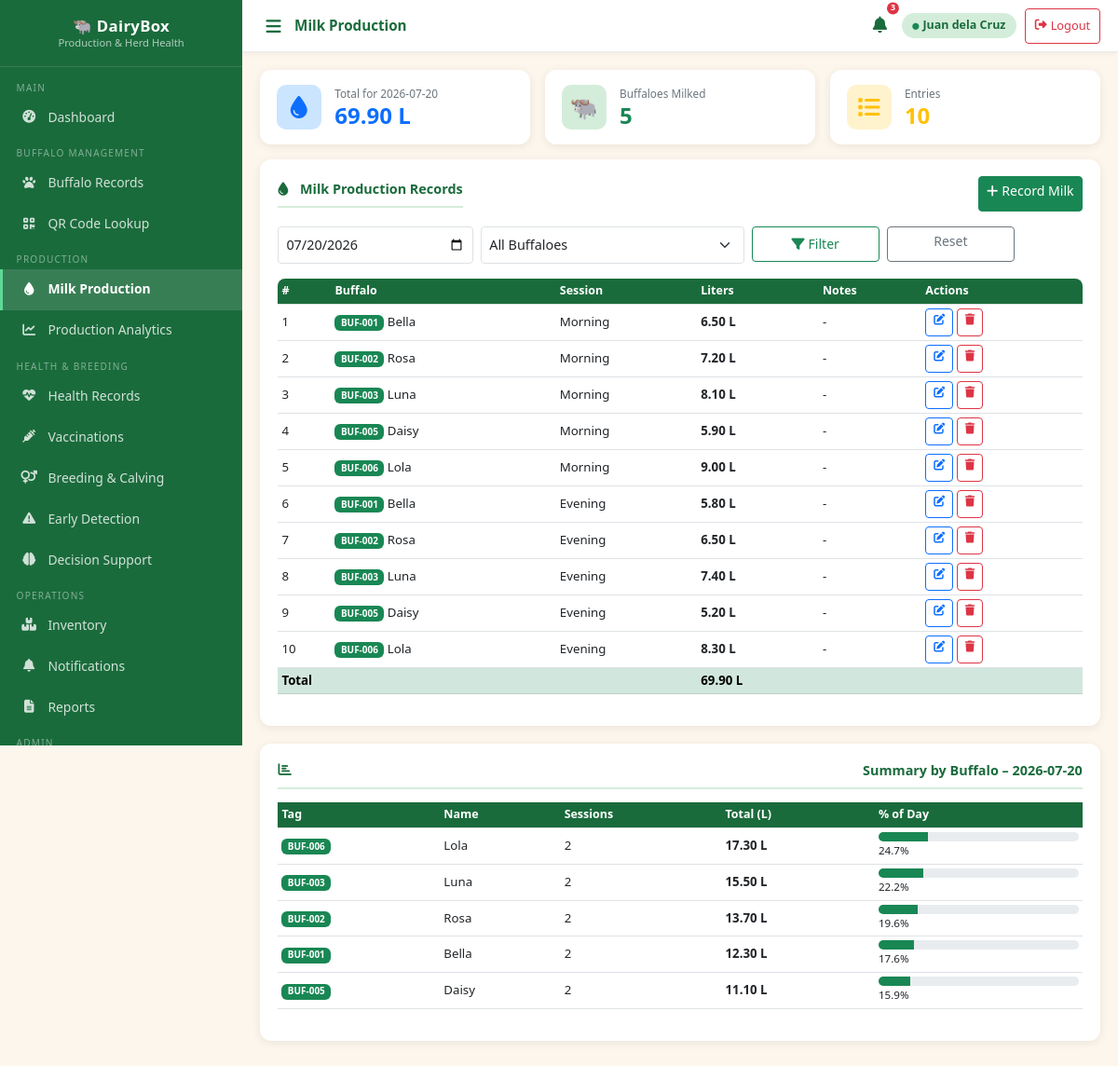
/modules/milk_production.php?filter_date=2026-07-20 (signed in), run on the app's committed database.
### tables this page shows
CREATE TABLE IF NOT EXISTS milk_production (
    id              INT AUTO_INCREMENT PRIMARY KEY,
    buffalo_id      INT NOT NULL,
    record_date     DATE NOT NULL,
    session         ENUM('Morning','Afternoon','Evening') DEFAULT 'Morning',
    quantity_liters DECIMAL(7,2) NOT NULL,
    quality_notes   TEXT,
    recorded_by     INT,
    created_at      TIMESTAMP DEFAULT CURRENT_TIMESTAMP,
    FOREIGN KEY (buffalo_id)  REFERENCES buffaloes(id) ON DELETE CASCADE,
    FOREIGN KEY (recorded_by) REFERENCES users(id) ON DELETE SET NULL
);

CREATE TABLE IF NOT EXISTS buffaloes (
    id              INT AUTO_INCREMENT PRIMARY KEY,
    tag_number      VARCHAR(40)  NOT NULL UNIQUE,
    qr_code         VARCHAR(100) UNIQUE,
    name            VARCHAR(80),
    breed           VARCHAR(80),
    sex             ENUM('Female','Male') DEFAULT 'Female',
    date_of_birth   DATE,
    weight_kg       DECIMAL(6,2),
    color           VARCHAR(50),
    acquisition_date DATE,
    acquisition_type ENUM('Born on Farm','Purchased','Donated') DEFAULT 'Born on Farm',
    status          ENUM('Active','Sold','Dead','Transferred') DEFAULT 'Active',
    health_status   ENUM('Healthy','Sick','Under Treatment','Recovered') DEFAULT 'Healthy',
    notes           TEXT,
    photo           VARCHAR(200),
    created_by      INT,
    created_at      TIMESTAMP DEFAULT CURRENT_TIMESTAMP,
    updated_at      TIMESTAMP DEFAULT CURRENT_TIMESTAMP ON UPDATE CURRENT_TIMESTAMP,
    FOREIGN KEY (created_by) REFERENCES users(id) ON DELETE SET NULL
);

### modules/milk_production.php (the view, shortened to what this page needs)
<?php
$db        = getDB();
$action    = $_GET['action'] ?? 'list';
$editing = null;
$filterDate  = $_GET['filter_date'] ?? date('Y-m-d');
$where = "WHERE mp.record_date=?"; $params = [$filterDate];
$records = $db->prepare("
    SELECT mp.*, b.tag_number, b.name
    FROM milk_production mp JOIN buffaloes b ON b.id=mp.buffalo_id
    $where ORDER BY mp.session ASC
");
$records->execute($params);
$records = $records->fetchAll();
$dayTotal = array_sum(array_column($records,'quantity_liters'));
$summaryStmt = $db->prepare("
    SELECT b.id, b.tag_number, b.name, SUM(mp.quantity_liters) as total, COUNT(*) as sessions
    FROM milk_production mp JOIN buffaloes b ON b.id=mp.buffalo_id
    $where GROUP BY b.id, b.tag_number, b.name ORDER BY total DESC
");
$summaryStmt->execute($params);
$summary = $summaryStmt->fetchAll();
$bufList = $db->query("SELECT id,tag_number,name FROM buffaloes WHERE status='Active' AND sex='Female' ORDER BY tag_number")->fetchAll();
include '../includes/header.php';
?>
<?php if ($action === 'add' || $action === 'edit'): ?>
<div class="card-section">
    <div class="section-title"><i class="fa fa-tint me-2"></i><?= $editing ? 'Edit' : 'Record' ?> Milk Production</div>
    <form method="POST">
        <input type="hidden" name="id" value="<?= $editing['id'] ?? 0 ?>">
        <div class="row g-3">
            <div class="col-md-4">
                <label class="form-label fw-semibold">Buffalo *</label>
                <select name="buffalo_id" class="form-select" required>
                    <option value="">-- Select Buffalo --</option>
                    <?php foreach ($bufList as $b): ?>
                    <option value="<?= $b['id'] ?>" <?= ($editing['buffalo_id']??0)==$b['id']?'selected':'' ?>>
                        <?= htmlspecialchars($b['tag_number']) ?> – <?= htmlspecialchars($b['name'] ?? '') ?>
                    </option>
                    <?php endforeach; ?>
                </select>
            </div>
            <div class="col-md-3">
                <label class="form-label fw-semibold">Date *</label>
                <input type="date" name="record_date" class="form-control" value="<?= $editing['record_date'] ?? date('Y-m-d') ?>" required>
            </div>
            <div class="col-md-2">
                <label class="form-label fw-semibold">Session</label>
                <select name="session" class="form-select">
                    <?php foreach (['Morning','Afternoon','Evening'] as $s): ?>
                    <option value="<?= $s ?>" <?= ($editing['session']??'Morning')===$s?'selected':'' ?>><?= $s ?></option>
                    <?php endforeach; ?>
                </select>
            </div>
            <div class="col-md-3">
                <label class="form-label fw-semibold">Quantity (Liters) *</label>
                <input type="number" step="0.01" min="0" name="quantity_liters" class="form-control" value="<?= $editing['quantity_liters'] ?? '' ?>" required>
            </div>
            <div class="col-md-12">
                <label class="form-label fw-semibold">Quality Notes</label>
                <input type="text" name="quality_notes" class="form-control" value="<?= htmlspecialchars($editing['quality_notes'] ?? '') ?>" placeholder="Optional notes on quality, abnormalities...">
            </div>
        </div>
        <div class="mt-3 d-flex gap-2">
            <button type="submit" class="btn btn-success"><i class="fa fa-save me-1"></i><?= $editing ? 'Update' : 'Save Record' ?></button>
            <a href="milk_production.php" class="btn btn-outline-secondary">Cancel</a>
        </div>
    </form>
</div>
<?php else: ?>
<div class="row g-3 mb-3">
    <div class="col-md-4">
        <div class="stat-card">
            <div class="stat-icon" style="background:#cce5ff"><i class="fa fa-tint text-primary" style="font-size:1.5rem"></i></div>
            <div><p class="stat-label">Total for <?= $filterDate ?></p><p class="stat-value text-primary"><?= number_format($dayTotal,2) ?> L</p></div>
        </div>
    </div>
    <div class="col-md-4">
        <div class="stat-card">
            <div class="stat-icon" style="background:#d4edda"><span style="font-size:1.5rem">🐃</span></div>
            <div><p class="stat-label">Buffaloes Milked</p><p class="stat-value text-success"><?= count($summary) ?></p></div>
        </div>
    </div>
    <div class="col-md-4">
        <div class="stat-card">
            <div class="stat-icon" style="background:#fff3cd"><i class="fa fa-list text-warning" style="font-size:1.5rem"></i></div>
            <div><p class="stat-label">Entries</p><p class="stat-value text-warning"><?= count($records) ?></p></div>
        </div>
    </div>
</div>
<div class="card-section">
    <div class="d-flex flex-wrap justify-content-between align-items-center mb-3 gap-2">
        <div class="section-title mb-0"><i class="fa fa-tint me-2"></i>Milk Production Records</div>
        <a href="?action=add" class="btn btn-success btn-sm no-print"><i class="fa fa-plus me-1"></i>Record Milk</a>
    </div>
    <form class="row g-2 mb-3 no-print" method="GET">
        <div class="col-md-3">
            <input type="date" name="filter_date" class="form-control form-control-sm" value="<?= $filterDate ?>">
        </div>
        <div class="col-md-4">
            <select name="filter_buf" class="form-select form-select-sm">
                <option value="">All Buffaloes</option>
            </select>
        </div>
        <div class="col-md-2"><button class="btn btn-sm btn-outline-success w-100"><i class="fa fa-filter me-1"></i>Filter</button></div>
        <div class="col-md-2"><a href="milk_production.php" class="btn btn-sm btn-outline-secondary w-100">Reset</a></div>
    </form>
    <div class="table-responsive">
    <table class="table table-sm table-hover">
        <thead><tr><th>#</th><th>Buffalo</th><th>Session</th><th>Liters</th><th>Notes</th><th class="no-print">Actions</th></tr></thead>
        <tbody>
        <?php foreach ($records as $i => $r): ?>
        <tr>
            <td><?= $i+1 ?></td>
            <td><span class="badge bg-success"><?= htmlspecialchars($r['tag_number']) ?></span> <?= htmlspecialchars($r['name'] ?? '') ?></td>
            <td><?= $r['session'] ?></td>
            <td><strong><?= number_format($r['quantity_liters'],2) ?> L</strong></td>
            <td><?= htmlspecialchars($r['quality_notes'] ?? '-') ?></td>
            <td class="no-print">
                <a href="?action=edit&id=<?= $r['id'] ?>" class="btn btn-xs btn-outline-primary" style="padding:.2rem .5rem;font-size:.75rem"><i class="fa fa-edit"></i></a>
                <a href="?delete=<?= $r['id'] ?>" class="btn btn-xs btn-outline-danger" style="padding:.2rem .5rem;font-size:.75rem" onclick="return confirm('Delete?')"><i class="fa fa-trash"></i></a>
            </td>
        </tr>
        <?php endforeach; ?>
        </tbody>
        <?php if (!empty($records)): ?>
        <tfoot><tr class="table-success"><td colspan="3"><strong>Total</strong></td><td><strong><?= number_format($dayTotal,2) ?> L</strong></td><td colspan="2"></td></tr></tfoot>
        <?php endif; ?>
    </table>
    </div>
</div>
<?php if (!empty($summary)): ?>
<div class="card-section mt-3">
    <div class="section-title"><i class="fa fa-chart-bar me-2"></i>Summary by Buffalo – <?= $filterDate ?></div>
    <table class="table table-sm table-hover">
        <thead><tr><th>Tag</th><th>Name</th><th>Sessions</th><th>Total (L)</th><th>% of Day</th></tr></thead>
        <tbody>
        <?php foreach ($summary as $s): ?>
        <tr>
            <td><span class="badge bg-success"><?= htmlspecialchars($s['tag_number']) ?></span></td>
            <td><?= htmlspecialchars($s['name'] ?? '-') ?></td>
            <td><?= $s['sessions'] ?></td>
            <td><strong><?= number_format($s['total'],2) ?> L</strong></td>
            <td>
                <?php $pct = $dayTotal > 0 ? round($s['total']/$dayTotal*100,1) : 0; ?>
                <div class="progress" style="height:10px">
                    <div class="progress-bar bg-success" style="width:<?= $pct ?>%"></div>
                </div>
                <small><?= $pct ?>%</small>
            </td>
        </tr>
        <?php endforeach; ?>
        </tbody>
    </table>
</div>
<?php endif; ?>
<?php endif; ?>
<?php include '../includes/footer.php'; ?>

### assets/css/style.css (style rules this page uses)
:root { --green-dark: #1a6b3c; --green-main: #28a745; --green-light: #d4edda; --cream: #fdf6ec; --sidebar-w: 260px; --topbar-h: 56px; --bottom-nav-h: 60px; --radius: 12px; --shadow: 0 2px 10px rgba(0,0,0,.08); }
*, *::before, *::after { box-sizing: border-box; }
body { margin: 0; padding: 0; font-family: 'Segoe UI', system-ui, -apple-system, sans-serif; font-size: 15px; -webkit-tap-highlight-color: transparent; }
body.app-body { background: var(--cream); overflow-x: hidden; }
.stat-card { background: #fff; border-radius: var(--radius); padding: 1rem 1.1rem; box-shadow: var(--shadow); display: flex; align-items: center; gap: .9rem; transition: transform .18s, box-shadow .18s; height: 100%; }
.stat-icon { width: 48px; height: 48px; border-radius: 10px; display: flex; align-items: center; justify-content: center; font-size: 1.35rem; flex-shrink: 0; }
.stat-card .stat-label { font-size: .74rem; color: #6c757d; margin: 0; }
.stat-card .stat-value { font-size: 1.5rem; font-weight: 700; margin: 0; line-height: 1.2; }
.card-section { background: #fff; border-radius: var(--radius); padding: 1.1rem 1.2rem; box-shadow: var(--shadow); margin-bottom: 1.2rem; }
.card-section .section-title { font-weight: 700; font-size: .9rem; color: var(--green-dark); border-bottom: 2px solid var(--green-light); padding-bottom: .45rem; margin-bottom: .9rem; display: flex; align-items: center; justify-content: space-between; flex-wrap: wrap; gap: .3rem; }
.table th { background: var(--green-dark); color: #fff; font-size: .78rem; font-weight: 600; white-space: nowrap; }
.table td { font-size: .83rem; vertical-align: middle; }
.table-responsive { border-radius: 8px; overflow: auto; -webkit-overflow-scrolling: touch; }
.btn { min-height: 38px; font-size: .88rem; }
.btn-xs { padding: .25rem .5rem; font-size: .74rem; line-height: 1.4; border-radius: .25rem; min-height: 30px; }
.form-control, .form-select { font-size: .9rem; min-height: 40px; }
td .progress { min-width: 70px; }

### data on the page
milk_production: buffalo.tag_number "BUF-001", buffalo.name "Bella", session "Morning", quantity_liters "6.50", quality_notes "-"
milk_production: buffalo.tag_number "BUF-002", buffalo.name "Rosa", session "Morning", quantity_liters "7.20", quality_notes "-"
milk_production: buffalo.tag_number "BUF-003", buffalo.name "Luna", session "Morning", quantity_liters "8.10", quality_notes "-"
milk_production: buffalo.tag_number "BUF-005", buffalo.name "Daisy", session "Morning", quantity_liters "5.90", quality_notes "-"
milk_production: buffalo.tag_number "BUF-006", buffalo.name "Lola", session "Morning", quantity_liters "9.00", quality_notes "-"
milk_production: buffalo.tag_number "BUF-001", buffalo.name "Bella", session "Evening", quantity_liters "5.80", quality_notes "-"
milk_production: buffalo.tag_number "BUF-002", buffalo.name "Rosa", session "Evening", quantity_liters "6.50", quality_notes "-"
milk_production: buffalo.tag_number "BUF-003", buffalo.name "Luna", session "Evening", quantity_liters "7.40", quality_notes "-"
milk_production: buffalo.tag_number "BUF-005", buffalo.name "Daisy", session "Evening", quantity_liters "5.20", quality_notes "-"
milk_production: buffalo.tag_number "BUF-006", buffalo.name "Lola", session "Evening", quantity_liters "8.30", quality_notes "-"
buffaloes: tag_number "BUF-006", name "Lola", sessions "2", total "17.30", pct "24.7"
buffaloes: tag_number "BUF-003", name "Luna", sessions "2", total "15.50", pct "22.2"
buffaloes: tag_number "BUF-002", name "Rosa", sessions "2", total "13.70", pct "19.6"
buffaloes: tag_number "BUF-001", name "Bella", sessions "2", total "12.30", pct "17.6"
buffaloes: tag_number "BUF-005", name "Daisy", sessions "2", total "11.10", pct "15.9"

### other printed values
$pageTitle "Milk Production"
$nc2 "3"
$user['full_name'] "Juan dela Cruz"
$dayTotal "69.90"
count($summary) "5"
count($records) "10"
